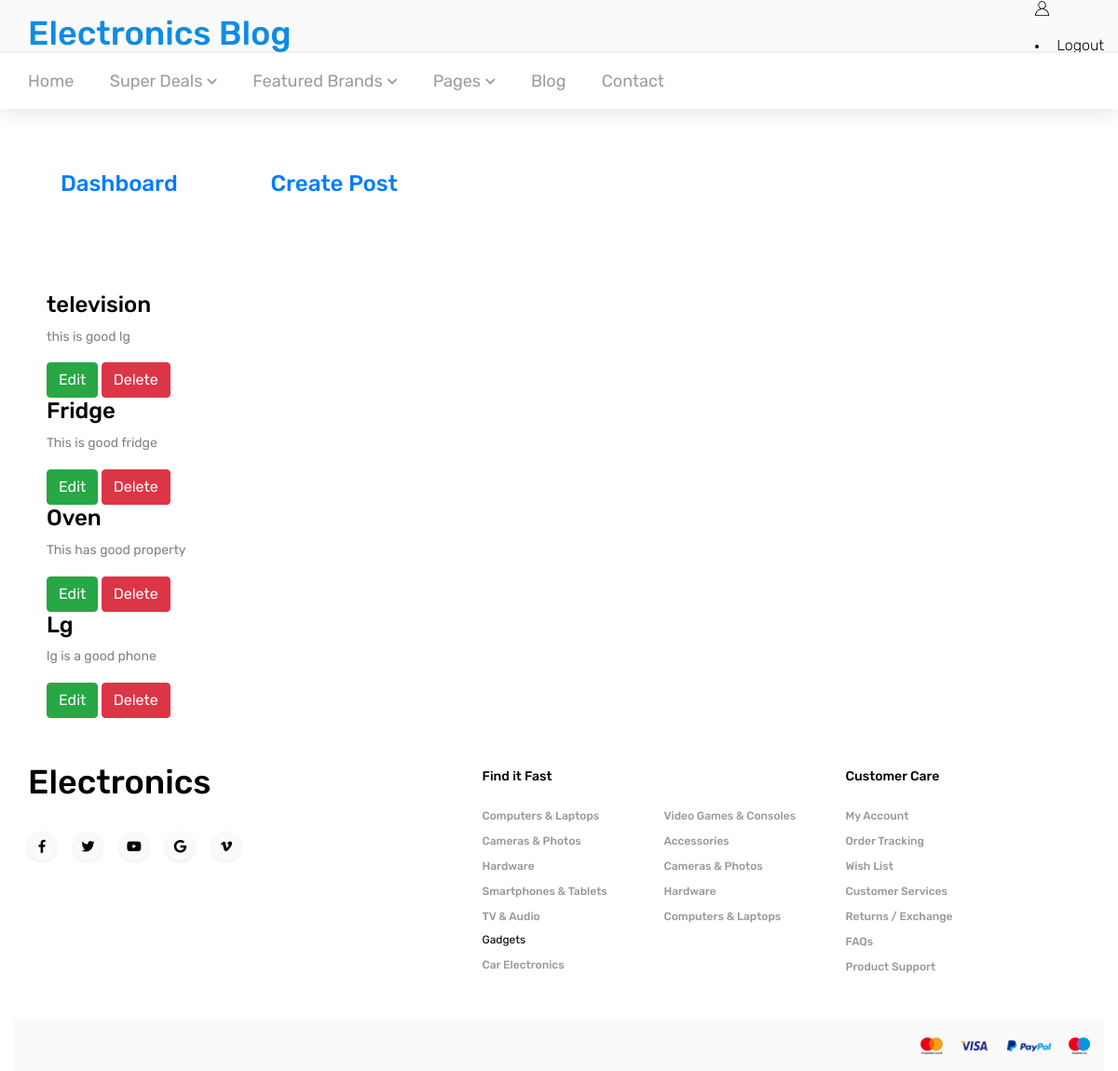
The page /dashboard/ (signed in) on the database its author committed.
### device/models.py (models this page shows, shortened)
class Device(models.Model):
    name = models.CharField(max_length=200)
    description = models.TextField(null=True, blank=True)
    image = models.ImageField(upload_to='device/',null=True,blank=True)
    publish_date = models.DateField(auto_now =True)
    type = models.ForeignKey(Category,on_delete=models.CASCADE)
    class Meta:
        db_table = 'device'

### electronix/views.py (the view)
# urls.py: path('dashboard/', views.dashboard, name='dashboard'),
@login_required(login_url='signin')
def dashboard(request):
    data = Device.objects.all() [::-1]
    context = {
        'device': data
    }
    return render(request,'dashboard.html',context)

### templates/dashboard.html (shortened to what this page needs)
{% extends 'base/base.html' %}
{% block 'body' %}
    <div class="container">
{% include 'component/sidenav.html' %}
        </div>
        <div class="col-md-9"  style="padding-left:50px;">
            {% for b in device %}
            <h3>{{b.name}}</h3>
            <p>{{b.description | truncatewords:100}}</p>
            <a href="{% url 'edit_post' b.id %}" class="btn btn-success">Edit</a>
            <a href="{% url 'delete_post' b.id %}" class="btn btn-danger">Delete</a>
            <br/>
            {% endfor %}
        </div>
{% endblock %}

### static/styles/main_styles.css (style rules this page uses)
* { margin: 0; padding: 0; -webkit-font-smoothing: antialiased; -webkit-text-shadow: rgba(0,0,0,.01) 0 0 1px; text-shadow: rgba(0,0,0,.01) 0 0 1px; }
body { font-family: 'Rubik', sans-serif; font-size: 14px; font-weight: 400; background: #FFFFFF; color: #000000; }
div { display: block; position: relative; -webkit-box-sizing: border-box; -moz-box-sizing: border-box; box-sizing: border-box; }
p { font-family: 'Rubik', sans-serif; font-size: 14px; line-height: 1.7; font-weight: 400; color: #828282; -webkit-font-smoothing: antialiased; -webkit-text-shadow: rgba(0,0,0,.01) 0 0 1px; text-shadow: rgba(0,0,0,.01) 0 0 1px; }
h3 { font-size: 24px; }
h1, h2, h3, h4, h5, h6 { font-family: 'Rubik', sans-serif; font-weight: 500; -webkit-font-smoothing: antialiased; -webkit-text-shadow: rgba(0,0,0,.01) 0 0 1px; text-shadow: rgba(0,0,0,.01) 0 0 1px; }

### rows shown on the page
Device: name "television", description "this is good lg"
Device: name "Fridge", description "This is good fridge"
Device: name "Oven", description "This has good property"
Device: name "Lg", description "lg is a good phone"
